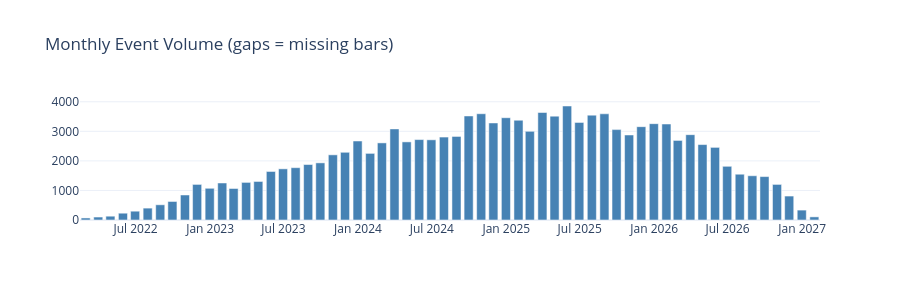

Notebook cell for this chart:
### Markdown cell above
## 1b.5 Event Volume Analysis

| What to Look For | Indicates | Action |
|-----------------|-----------|--------|
| Missing bars | Data gaps (TQ002) | Document; add gap indicator |
| Declining trend | Population shrinkage or data cutoff | Check if intentional |
| Spikes | Campaigns, seasonality, or data issues | Investigate cause |
| Flat periods | Possible logging outages | Verify with data source |

### Code cell
df_temp = df.copy()
df_temp[TIME_COLUMN] = to_datetime(df_temp[TIME_COLUMN])
time_span = (df_temp[TIME_COLUMN].max() - df_temp[TIME_COLUMN].min()).days

freq, label = ("D", "Daily") if time_span <= 90 else ("W", "Weekly") if time_span <= 365 else ("ME", "Monthly")
counts = df_temp.groupby(native_pd.Grouper(key=TIME_COLUMN, freq=freq)).size()

fig = go.Figure(go.Bar(x=counts.index, y=counts.to_numpy(), marker_color="#4682B4"))
fig.update_layout(title=f"{label} Event Volume (gaps = missing bars)", height=300, template="plotly_white")
display_figure(fig)

### Figure 1 — Plotly figure (JSON) as saved in the notebook; plotly's stock layout.template omitted (floating-point values rounded to 4 significant figures)
{"data": [{"marker": {"color": "#4682B4"}, "type": "bar", "x": ["2022-02-28T00:00:00+00:00", "2022-03-31T00:00:00+00:00", "2022-04-30T00:00:00+00:00", "2022-05-31T00:00:00+00:00", "2022-06-30T00:00:00+00:00", "2022-07-31T00:00:00+00:00", "2022-08-31T00:00:00+00:00", "2022-09-30T00:00:00+00:00", "2022-10-31T00:00:00+00:00", "2022-11-30T00:00:00+00:00", "2022-12-31T00:00:00+00:00", "2023-01-31T00:00:00+00:00", "2023-02-28T00:00:00+00:00", "2023-03-31T00:00:00+00:00", "2023-04-30T00:00:00+00:00", "2023-05-31T00:00:00+00:00", "2023-06-30T00:00:00+00:00", "2023-07-31T00:00:00+00:00", "2023-08-31T00:00:00+00:00", "2023-09-30T00:00:00+00:00", "2023-10-31T00:00:00+00:00", "2023-11-30T00:00:00+00:00", "2023-12-31T00:00:00+00:00", "2024-01-31T00:00:00+00:00", "2024-02-29T00:00:00+00:00", "2024-03-31T00:00:00+00:00", "2024-04-30T00:00:00+00:00", "2024-05-31T00:00:00+00:00", "2024-06-30T00:00:00+00:00", "2024-07-31T00:00:00+00:00", "2024-08-31T00:00:00+00:00", "2024-09-30T00:00:00+00:00", "2024-10-31T00:00:00+00:00", "2024-11-30T00:00:00+00:00", "2024-12-31T00:00:00+00:00", "2025-01-31T00:00:00+00:00", "2025-02-28T00:00:00+00:00", "2025-03-31T00:00:00+00:00", "2025-04-30T00:00:00+00:00", "2025-05-31T00:00:00+00:00", "2025-06-30T00:00:00+00:00", "2025-07-31T00:00:00+00:00", "2025-08-31T00:00:00+00:00", "2025-09-30T00:00:00+00:00", "2025-10-31T00:00:00+00:00", "2025-11-30T00:00:00+00:00", "2025-12-31T00:00:00+00:00", "2026-01-31T00:00:00+00:00", "2026-02-28T00:00:00+00:00", "2026-03-31T00:00:00+00:00", "2026-04-30T00:00:00+00:00", "2026-05-31T00:00:00+00:00", "2026-06-30T00:00:00+00:00", "2026-07-31T00:00:00+00:00", "2026-08-31T00:00:00+00:00", "2026-09-30T00:00:00+00:00", "2026-10-31T00:00:00+00:00", "2026-11-30T00:00:00+00:00", "2026-12-31T00:00:00+00:00", "2027-01-31T00:00:00+00:00"], "y": [69, 100, 129, 230, 298, 402, 515, 627, 847, 1204, 1073, 1253, 1066, 1272, 1304, 1642, 1731, 1770, 1877, 1934, 2205, 2291, 2673, 2254, 2609, 3082, 2643, 2721, 2713, 2806, 2827, 3520, 3595, 3284, 3460, 3376, 2999, 3637, 3514, 3857, 3302, 3548, 3593, 3058, 2877, 3158, 3259, 3247, 2692, 2887, 2552, 2457, 1817, 1549, 1497, 1469, 1204, 810, 335, 106]}], "layout": {"height": 300, "title": {"text": "Monthly Event Volume (gaps = missing bars)"}}}
